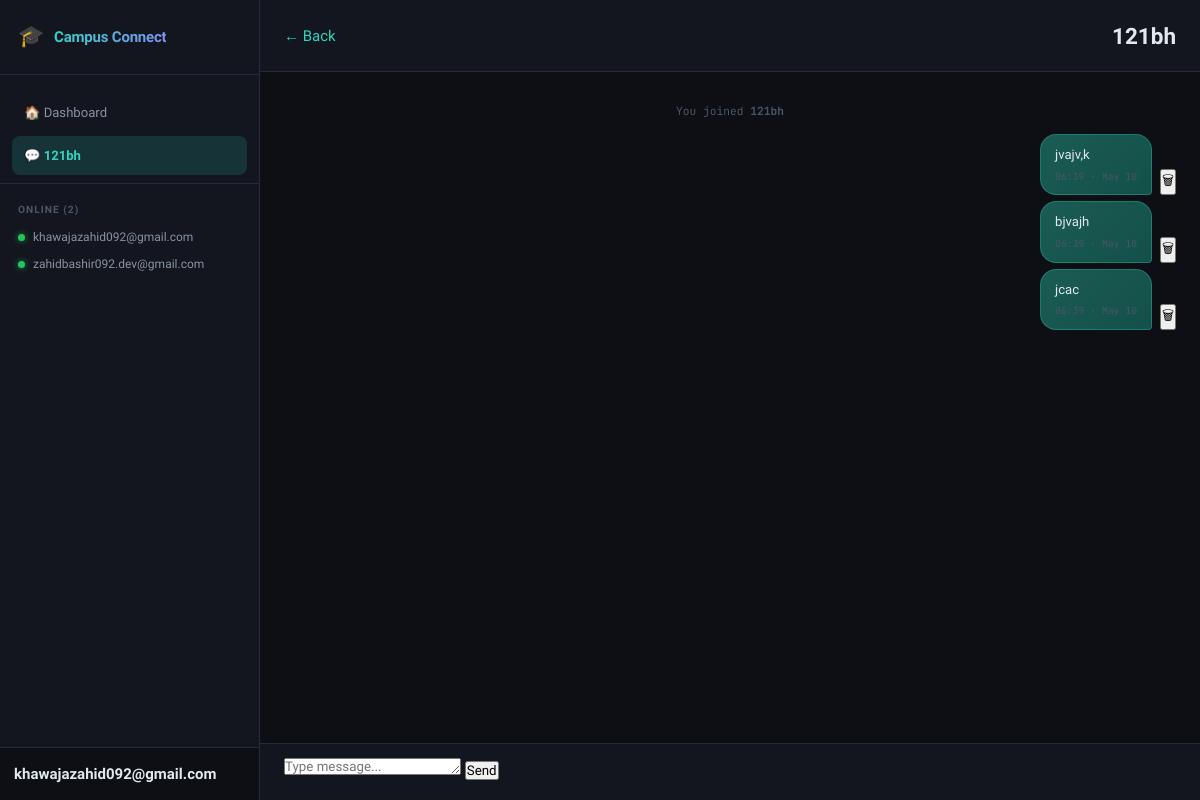
The app's page /room/1 (signed in) with its own data.
### models.py (models this page shows, shortened)
class Room(db.Model):
    __tablename__ = "rooms"
    id = db.Column(db.Integer, primary_key=True)
    name = db.Column(db.String(100), unique=True, nullable=False)
    description = db.Column(db.String(255), default="")
    created_by = db.Column(db.Integer, db.ForeignKey("users.id"), nullable=False)
    created_at = db.Column(db.DateTime, default=datetime.utcnow)
    messages = db.relationship("Message", backref="room", lazy=True, cascade="all, delete-orphan")
    creator = db.relationship("User", backref="created_rooms")

class User(UserMixin, db.Model):
    __tablename__ = "users"
    id = db.Column(db.Integer, primary_key=True)
    username = db.Column(db.String(80), unique=True, nullable=False)
    email = db.Column(db.String(120), unique=True, nullable=False)
    password_hash = db.Column(db.String(256), nullable=False)
    is_online = db.Column(db.Boolean, default=False)
    created_at = db.Column(db.DateTime, default=datetime.utcnow)
    is_verified = db.Column(db.Boolean, default=False)
    messages = db.relationship("Message", backref="author", lazy=True)

class Message(db.Model):
    __tablename__ = "messages"
    id = db.Column(db.Integer, primary_key=True)
    content = db.Column(db.Text, nullable=False)
    timestamp = db.Column(db.DateTime, default=datetime.utcnow)
    user_id = db.Column(db.Integer, db.ForeignKey("users.id"), nullable=False)
    room_id = db.Column(db.Integer, db.ForeignKey("rooms.id"), nullable=False)

### app.py (the view)
@app.route("/room/<int:room_id>")
@login_required
def room(room_id):
    room = Room.query.get_or_404(room_id)
    messages = Message.query.filter_by(
        room_id=room_id
    ).order_by(
        Message.timestamp.asc()
    ).limit(100).all()
    online_users = User.query.filter_by(is_online=True).all()
    return render_template(
        "room.html",
        room=room,
        messages=messages,
        online_users=online_users
    )

### app.py (called while the page is built)
@login_manager.user_loader
def load_user(user_id):
    return User.query.get(int(user_id))

### templates/room.html (shortened to what this page needs)
<!DOCTYPE html>
<html lang="en">
<head>
  <link rel="stylesheet" href="{{ url_for('static', filename='style.css') }}" />
</head>
<body class="app-body">
<aside class="sidebar">
  <div class="sidebar-header">
    <span class="sidebar-logo">🎓</span>
    <span class="sidebar-brand">Campus Connect</span>
  </div>
  <nav class="sidebar-nav">
    <a href="{{ url_for('dashboard') }}" class="nav-item">🏠 Dashboard</a>
    <a href="#" class="nav-item active">💬 {{ room.name }}</a>
  </nav>
  <div class="sidebar-online">
    <span class="nav-label">Online ({{ online_users | length }})</span>
    {% for user in online_users %}
      <div class="online-user">
        <span class="online-dot"></span>
        <span class="online-name">{{ user.username }}</span>
      </div>
    {% endfor %}
  </div>
  <div class="sidebar-footer">
    <b>{{ current_user.username }}</b>
  </div>
</aside>
<main class="chat-main">
  <header class="chat-header">
    <a href="{{ url_for('dashboard') }}">← Back</a>
    <div>
      <h2>{{ room.name }}</h2>
    </div>
  </header>
  <div class="messages-area" id="messages">
    <div class="msg-system">
      You joined <b>{{ room.name }}</b>
    </div>
    {% for msg in messages %}
      {% if msg.user_id == current_user.id %}
        <div class="msg msg-self">
          <div class="msg-bubble">
            <p class="msg-text">{{ msg.content }}</p>
            <span class="msg-time">
              {{ msg.timestamp.strftime('%H:%M · %b %d') }}
            </span>
          </div>
          <form action="/delete-message/{{ msg.id }}" method="POST" class="delete-form">
            <button type="submit" class="delete-btn"
              onclick="return confirm('Delete this message?')">
              🗑
            </button>
          </form>
        </div>
      {% endif %}
    {% endfor %}
  </div>
  <div class="chat-input-bar">
    <textarea id="msg-input" placeholder="Type message..." rows="1"></textarea>
    <button id="send-btn">Send</button>
  </div>
</main>
</body>
</html>

### static/style.css (style rules this page uses)
:root { --bg: #0d0f14; --bg-card: #13161e; --bg-raised: #1a1e2a; --bg-hover: #1f2433; --border: #252b3b; --border-hi: #2e3650; --teal: #2dd4bf; --teal-dim: #1a9e8f; --teal-glow: rgba(45, 212, 191, 0.15); --amber: #f59e0b; --text: #e2e8f0; --text-sub: #8892a4; --text-dim: #4a5568; --radius: 14px; --radius-sm: 8px; --sidebar-w: 260px; --chat-head: 72px; --input-h: 80px; --font: 'Sora', system-ui, sans-serif; --mono: 'JetBrains Mono', monospace; }
*, *::before, *::after { box-sizing: border-box; margin: 0; padding: 0; }
html { font-size: 15px; }
body { font-family: var(--font); background: var(--bg); color: var(--text); line-height: 1.6; -webkit-font-smoothing: antialiased; }
a { color: var(--teal); text-decoration: none; }
button { cursor: pointer; font-family: var(--font); }
input, textarea { font-family: var(--font); }
.app-body { display: flex; height: 100vh; overflow: hidden; }
.sidebar { width: var(--sidebar-w); min-width: var(--sidebar-w); background: var(--bg-card); border-right: 1px solid var(--border); display: flex; flex-direction: column; overflow: hidden; }
.sidebar-header { display: flex; align-items: center; gap: 10px; padding: 20px 18px; border-bottom: 1px solid var(--border); font-weight: 700; font-size: 1rem; letter-spacing: -0.2px; }
.sidebar-logo { font-size: 1.4rem; }
.sidebar-brand { background: linear-gradient(135deg, #2dd4bf, #818cf8); -webkit-background-clip: text; -webkit-text-fill-color: transparent; background-clip: text; }
.sidebar-nav { padding: 18px 12px 8px; display: flex; flex-direction: column; gap: 4px; }
.nav-label { font-size: 0.68rem; font-weight: 700; color: var(--text-dim); text-transform: uppercase; letter-spacing: 1px; padding: 0 6px; margin-bottom: 6px; display: block; }
.nav-item { display: flex; align-items: center; gap: 10px; padding: 9px 12px; border-radius: var(--radius-sm); color: var(--text-sub); font-size: 0.875rem; transition: background 0.15s, color 0.15s; }
.nav-item.active { background: var(--teal-glow); color: var(--teal); font-weight: 600; }
.sidebar-online { flex: 1; padding: 18px 12px 8px; overflow-y: auto; border-top: 1px solid var(--border); }
.online-user { display: flex; align-items: center; gap: 8px; padding: 4px 6px; font-size: 0.8rem; color: var(--text-sub); }
.online-dot { width: 7px; height: 7px; border-radius: 50%; background: #22c55e; box-shadow: 0 0 6px rgba(34,197,94,0.7); flex-shrink: 0; }
.online-name { flex: 1; }
.sidebar-footer { display: flex; align-items: center; gap: 10px; padding: 14px 14px; border-top: 1px solid var(--border); background: var(--bg); }
.chat-main { flex: 1; display: flex; flex-direction: column; overflow: hidden; min-width: 0; }
.chat-header { height: var(--chat-head); min-height: var(--chat-head); display: flex; align-items: center; justify-content: space-between; padding: 0 24px; border-bottom: 1px solid var(--border); background: var(--bg-card); }
.messages-area { flex: 1; overflow-y: auto; padding: 20px 24px; display: flex; flex-direction: column; gap: 4px; scroll-behavior: smooth; }
.msg-system { text-align: center; font-size: 0.75rem; color: var(--text-dim); margin: 10px 0; font-family: var(--mono); }
.msg { display: flex; align-items: flex-end; gap: 8px; animation: msgIn 0.2s ease; }
.msg-self { justify-content: flex-end; }
.msg + .msg.msg-self { margin-top: 2px; }
.msg-bubble { max-width: 420px; padding: 10px 14px; border-radius: 16px; font-size: 0.875rem; line-height: 1.5; word-break: break-word; }
.msg-self .msg-bubble { background: linear-gradient(135deg, #1a5c54, #14504a); border: 1px solid rgba(45,212,191,0.3); border-bottom-right-radius: 4px; }
.msg-text { margin: 0; }
.msg-time { display: block; font-size: 0.65rem; color: var(--text-dim); margin-top: 5px; font-family: var(--mono); }
.msg-self .msg-time { text-align: right; }
.chat-input-bar { padding: 14px 24px 18px; border-top: 1px solid var(--border); background: var(--bg-card); }

### records on screen
Room: name "121bh"
User: username "khawajazahid092@gmail.com"
User: username "zahidbashir092.dev@gmail.com"
Message: content "jvajv,k", timestamp "06:39 · May 10"
Message: content "bjvajh", timestamp "06:39 · May 10"
Message: content "jcac", timestamp "06:39 · May 10"

### other values on screen
{{ online_users | length }} "2"
